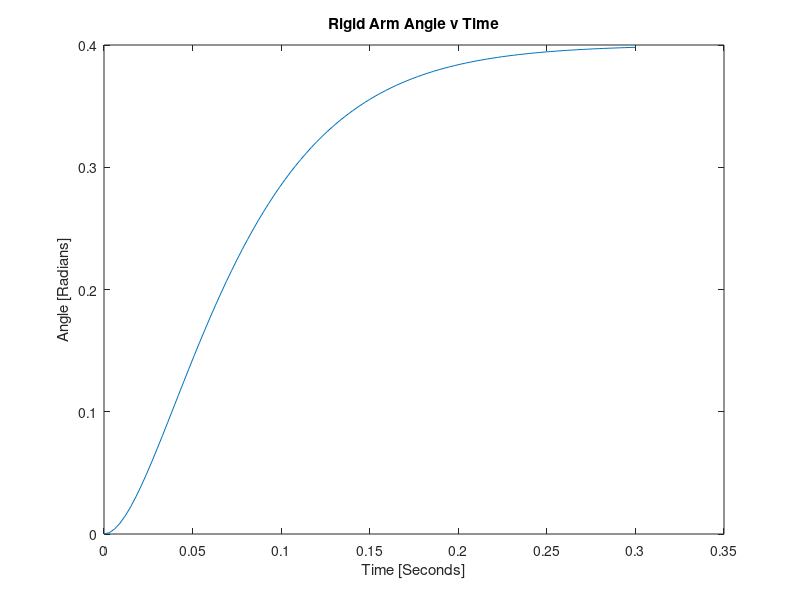
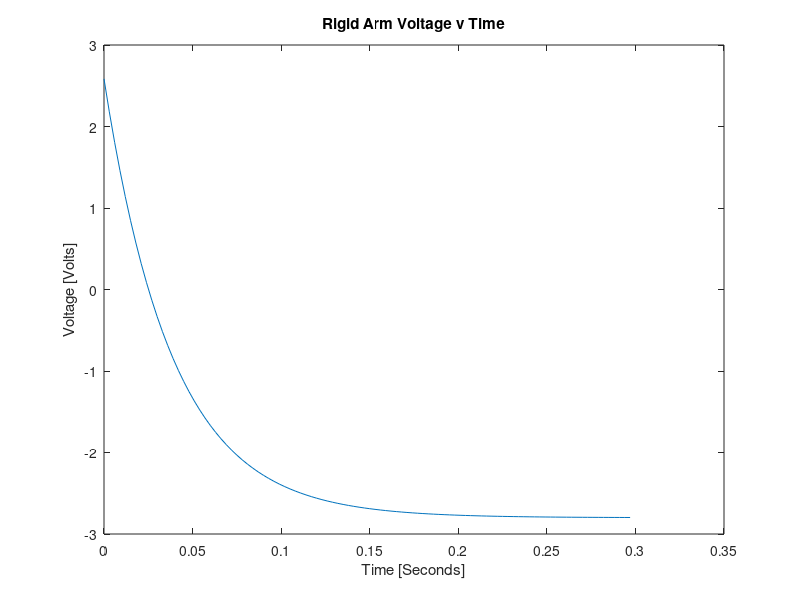

Here is the MATLAB script that generated these plots, in order:
%% set parameters
Kp = 14;
Kd = 0.6;
Kg = 48.4;
Km = 0.0107;

J = .0035;
Rm = 3.29;

n1 = (Kp*Kg*Km)/(J*Rm);
d2 = 1;
d1 = (Kd*Kg*Km+(Kg^2)*(Km^2))/(J*Rm);
d0 = (Kp*Kg*Km)/(J*Rm);

thetad = .2;

%% Closed loop system 
num = n1;
den = [d2 d1 d0];
sysTF = tf(num,den)

%% Step response
% thetad = desired arm angle (scalar)
[x,t] = step(sysTF);
theta= 2*thetad*x;
figure(1);
clf;
plot(t,theta)
xlabel('Time [Seconds]')
ylabel('Angle [Radians]')
title('Rigid Arm Angle v Time')

figure(2);
Vin = Kp.*(thetad - theta(1:end-1))+Kd.*-1*(diff(theta)./diff(t));
plot(t(1:end-1),Vin)
xlabel('Time [Seconds]')
ylabel('Voltage [Volts]')
title('Rigid Arm Voltage v Time')